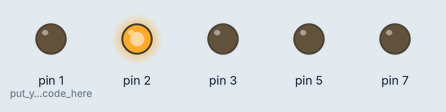
Simulated run of this sketch. Board: Arduino Uno, built with avr-gcc and run on an emulated ATmega328P. Shown: output pins drawn as LEDs (lit = HIGH).

Above: at 0.1 s.
Timing chart, 0 to 1.6 s (numbered marks = the images above):
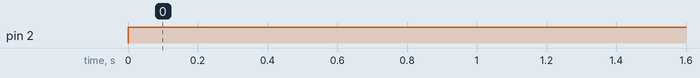

Measured:
- by itself, pin 2: LOW → HIGH at 0.00 s

The sketch:

IR.ino
```cpp
void setup()
{
pinMode(1,OUTPUT);// put your setup code here, to run once:
pinMode(2,OUTPUT);
pinMode(3,OUTPUT);
pinMode(5,OUTPUT);
pinMode(7,OUTPUT);
}

void loop() {
  if(digitalRead(7)==LOW)// put your main code here, to run repeatedly:
{
  digitalWrite(2,HIGH);
  delay(1000);
  digitalWrite(1,LOW);
  delay(1000);
  digitalWrite(5,LOW);
  delay(1000);
}
if(digitalRead(7)==HIGH)// put your main code here, to run repeatedly:
{
  digitalWrite(2,LOW);
  delay(1000);
  digitalWrite(1,HIGH);
  delay(1000);
  digitalWrite(5,HIGH);
  delay(1000);
}
}
```
